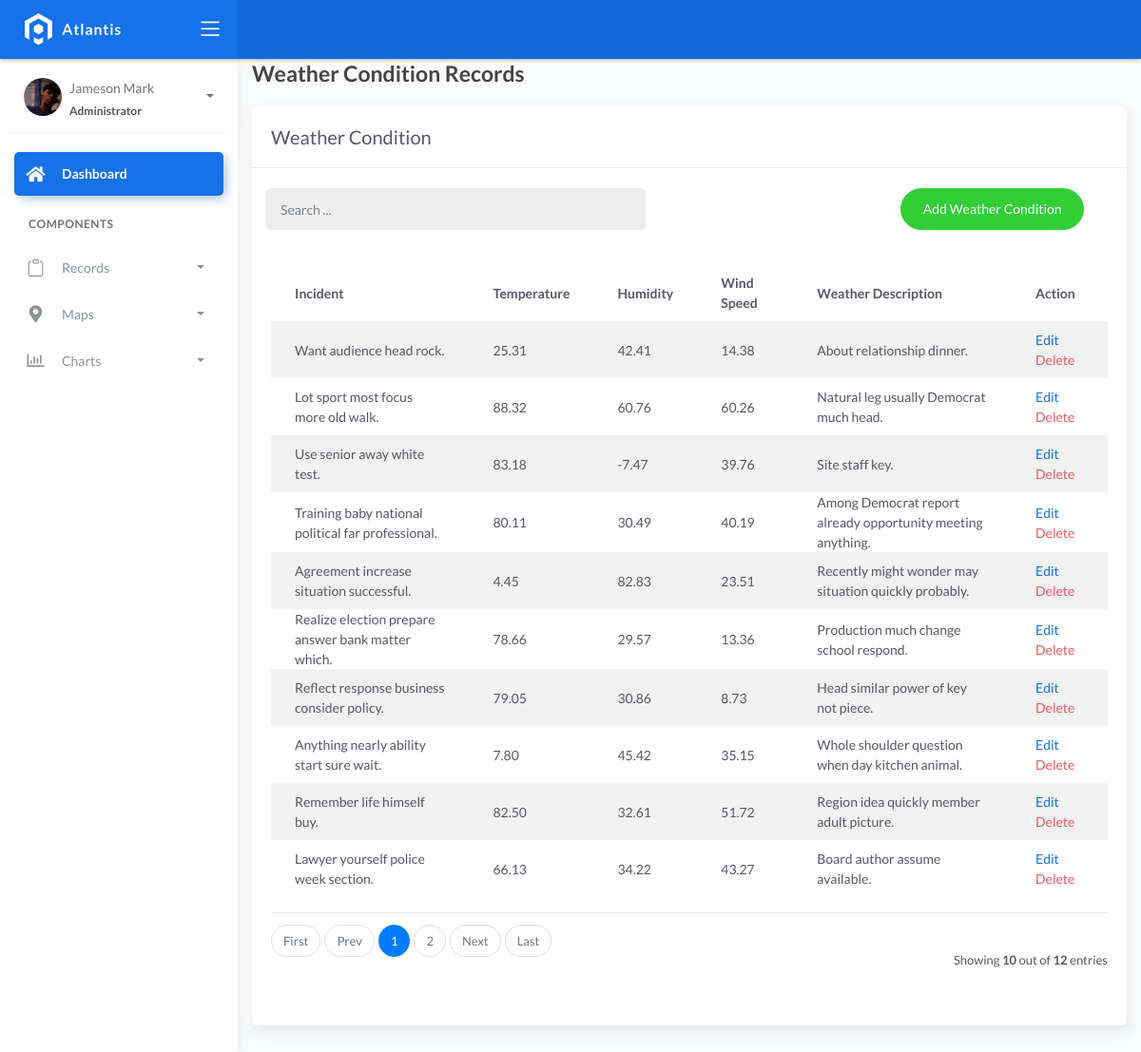
The app's page /weathers/ with its own data.
### fire/models.py (models this page shows)
class BaseModel(models.Model):
    created_at = models.DateTimeField(auto_now_add=True, db_index=True)
    updated_at = models.DateTimeField(auto_now=True)
    class Meta:
        abstract = True

class WeatherConditions(BaseModel):
    incident = models.ForeignKey(Incident, on_delete=models.CASCADE)
    temperature = models.DecimalField(max_digits=10, decimal_places=2)
    humidity = models.DecimalField(max_digits=10, decimal_places=2)
    wind_speed = models.DecimalField(max_digits=10, decimal_places=2)
    weather_description = models.CharField(max_length=150)

class Incident(BaseModel):
    SEVERITY_CHOICES = (
        ('Minor Fire', 'Minor Fire'),
        ('Moderate Fire', 'Moderate Fire'),
        ('Major Fire', 'Major Fire'),
    )
    location = models.ForeignKey(Locations, on_delete=models.CASCADE)
    date_time = models.DateTimeField(blank=True, null=True)
    severity_level = models.CharField(max_length=45, choices=SEVERITY_CHOICES)
    description = models.CharField(max_length=250)
    def __str__(self):
        return self.description

### fire/views.py (the view)
# urls.py: path('weathers/', weatherListView.as_view(), name='weather-condition'),
class weatherListView(ListView):
    model = WeatherConditions
    template_name = 'wheather_condition.html'
    context_object_name = 'weathers'
    success_url = reverse_lazy('weather-condition')
    paginate_by = 10

### templates/wheather_condition.html (shortened to what this page needs)
{% extends 'base.html' %}
{% load static %}
{% block content %}
<div class="content">
    <div class="container-fluid">
        <h4 class="page-title">Weather Condition Records</h4>
        <div class="row">
            <div class="col-md-12">
                <div class="card">
                    <div class="card-header">
                        <div class="card-title">Weather Condition</div>
                    </div>
                    <br />
                        <div class="col-md-12 row">
                            <div class="col-md-6">
                                <form class="navbar-form nav-search mr-md-3" action="">
                                    <div class="input-group">
                                        <input type="text" placeholder="Search ..." class="form-control" name="q" />
                                        <div class="input-group-append">
                                            <span class="input-group-text">
                                            </span>
                                        </div>
                                    </div>
                                </form>
                            </div>
                            <div class="col-md-6">
                                <div class="pull-right">
                                    <a href="{% url 'wheather-add' %}" class="btn btn-success btn-rounded">Add Weather Condition</a>
                                </div>
                            </div>
                        </div>
                    <div class="card-body">
                        <table class="table table-striped mt-3">
                            <thead>
                                <tr>
                                    <th>Incident</th>
                                    <th>Temperature</th>
                                    <th>Humidity</th>
                                    <th>Wind Speed</th>
                                    <th>Weather Description</th>
                                    <th>Action</th>
                                </tr>
                            </thead>
                                <tbody>
                                    {% for weather in weathers %}
                                        <tr>
                                            <td>{{ weather.incident }}</td>
                                            <td>{{ weather.temperature }}</td>
                                            <td>{{ weather.humidity }}</td>
                                            <td>{{ weather.wind_speed }}</td>
                                            <td>{{ weather.weather_description }}</td>
                                            <td>
                                                <a href="{% url 'wheather-update' weather.pk %}">Edit</a>
                                                <a href="{% url 'wheather-delete' weather.pk %}" class="text-danger">Delete</a>
                                            </td>
                                        </tr>
                                    {% endfor %}
                                </tbody>
                        </table>
                        {% include 'includes/pagination.html' %}
                    </div>
                </div>
            </div>
        </div>
    </div>
</div>
{% endblock %}

### records on screen
WeatherConditions: incident "Want audience head rock.", temperature "25.31", humidity "42.41", wind_speed "14.38", weather_description "About relationship dinner."
WeatherConditions: incident "Lot sport most focus more old walk.", temperature "88.32", humidity "60.76", wind_speed "60.26", weather_description "Natural leg usually Democrat much head."
WeatherConditions: incident "Use senior away white test.", temperature "83.18", humidity "-7.47", wind_speed "39.76", weather_description "Site staff key."
WeatherConditions: incident "Training baby national political far professional.", temperature "80.11", humidity "30.49", wind_speed "40.19", weather_description "Among Democrat report already opportunity meeting anything."
WeatherConditions: incident "Agreement increase situation successful.", temperature "4.45", humidity "82.83", wind_speed "23.51", weather_description "Recently might wonder may situation quickly probably."
WeatherConditions: incident "Realize election prepare answer bank matter which.", temperature "78.66", humidity "29.57", wind_speed "13.36", weather_description "Production much change school respond."
WeatherConditions: incident "Reflect response business consider policy.", temperature "79.05", humidity "30.86", wind_speed "8.73", weather_description "Head similar power of key not piece."
WeatherConditions: incident "Anything nearly ability start sure wait.", temperature "7.80", humidity "45.42", wind_speed "35.15", weather_description "Whole shoulder question when day kitchen animal."
WeatherConditions: incident "Remember life himself buy.", temperature "82.50", humidity "32.61", wind_speed "51.72", weather_description "Region idea quickly member adult picture."
WeatherConditions: incident "Lawyer yourself police week section.", temperature "66.13", humidity "34.22", wind_speed "43.27", weather_description "Board author assume available."

### other values on screen
{{ page_num }} "1"
{{ page_num }} "2"
{{ object_list.count }} "10"
{{ paginator.count }} "12"
